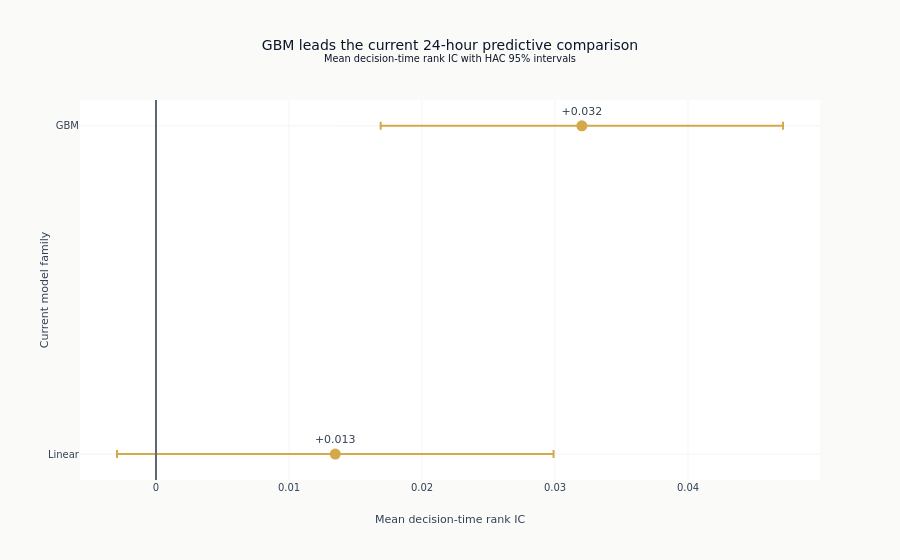

Notebook code for this chart:
### Code cell
fig = go.Figure(
    go.Scatter(
        x=comparison["ic"],
        y=[{"gbm": "GBM", "linear": "Linear"}[value] for value in comparison["family"]],
        mode="markers+text",
        text=[f"{value:+.3f}" for value in comparison["ic"]],
        textposition="top center",
        marker={"size": 11, "color": COLORS["amber"]},
        error_x={
            "type": "data",
            "symmetric": False,
            "array": (comparison["ci_hi"] - comparison["ic"]).to_list(),
            "arrayminus": (comparison["ic"] - comparison["ci_lo"]).to_list(),
        },
    )
)
fig.add_vline(x=0, line_width=1, line_color=COLORS["slate"])
fig.update_layout(
    title={
        "text": "GBM leads the current 24-hour predictive comparison"
        "<br><sup>Mean decision-time rank IC with HAC 95% intervals</sup>"
    },
    xaxis_title="Mean decision-time rank IC",
    yaxis={"title": "Current model family", "autorange": "reversed"},
    showlegend=False,
)
fig.show()

### Figure 1 — Plotly figure (JSON) as saved in the notebook; plotly's stock layout.template omitted (floating-point values rounded to 4 significant figures)
{"data": [{"error_x": {"array": [0.01512, 0.01641], "arrayminus": [0.01512, 0.01641], "symmetric": false, "type": "data"}, "marker": {"color": "#D4A84B", "size": 11}, "mode": "markers+text", "text": ["+0.032", "+0.013"], "textposition": "top center", "type": "scatter", "x": [0.03202, 0.01348], "y": ["GBM", "Linear"]}], "layout": {"shapes": [{"line": {"color": "#1a2d4a", "width": 1}, "type": "line", "x0": 0, "x1": 0, "xref": "x", "y0": 0, "y1": 1, "yref": "y domain"}], "showlegend": false, "title": {"text": "GBM leads the current 24-hour predictive comparison<br><sup>Mean decision-time rank IC with HAC 95% intervals</sup>"}, "xaxis": {"title": {"text": "Mean decision-time rank IC"}}, "yaxis": {"autorange": "reversed", "title": {"text": "Current model family"}}}}
